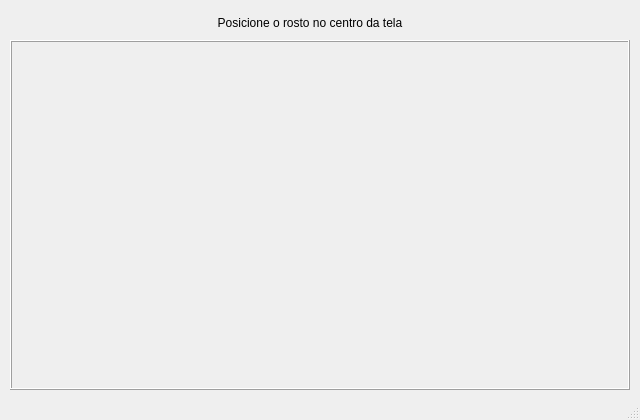
<?xml version="1.0" encoding="UTF-8"?>
<ui version="4.0">
 <class>MainWindow</class>
 <widget class="QMainWindow" name="MainWindow">
  <property name="geometry">
   <rect>
    <x>0</x>
    <y>0</y>
    <width>640</width>
    <height>420</height>
   </rect>
  </property>
  <property name="windowTitle">
   <string>FaceRecognition-0.1.0</string>
  </property>
  <widget class="QWidget" name="centralwidget">
   <widget class="QFrame" name="frame">
    <property name="geometry">
     <rect>
      <x>10</x>
      <y>40</y>
      <width>620</width>
      <height>350</height>
     </rect>
    </property>
    <property name="frameShape">
     <enum>QFrame::Box</enum>
    </property>
    <property name="frameShadow">
     <enum>QFrame::Raised</enum>
    </property>
   </widget>
   <widget class="QLabel" name="lbl_message_2">
    <property name="geometry">
     <rect>
      <x>210</x>
      <y>10</y>
      <width>200</width>
      <height>25</height>
     </rect>
    </property>
    <property name="text">
     <string>Posicione o rosto no centro da tela</string>
    </property>
    <property name="textFormat">
     <enum>Qt::AutoText</enum>
    </property>
    <property name="alignment">
     <set>Qt::AlignCenter</set>
    </property>
    <property name="wordWrap">
     <bool>true</bool>
    </property>
   </widget>
  </widget>
  <widget class="QStatusBar" name="statusbar"/>
 </widget>
 <resources/>
 <connections/>
</ui>
